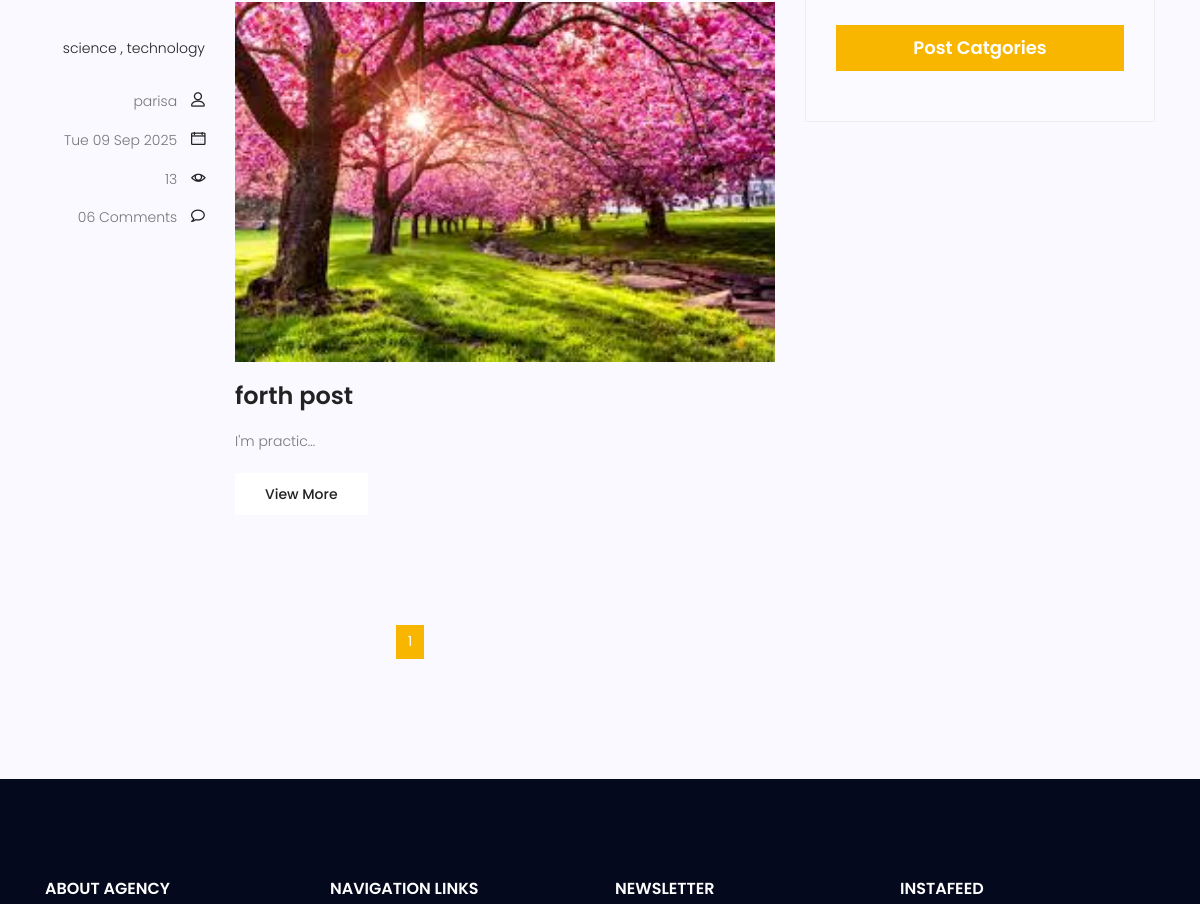
The page /blog/category/science/ (middle part) on the database as committed earlier.
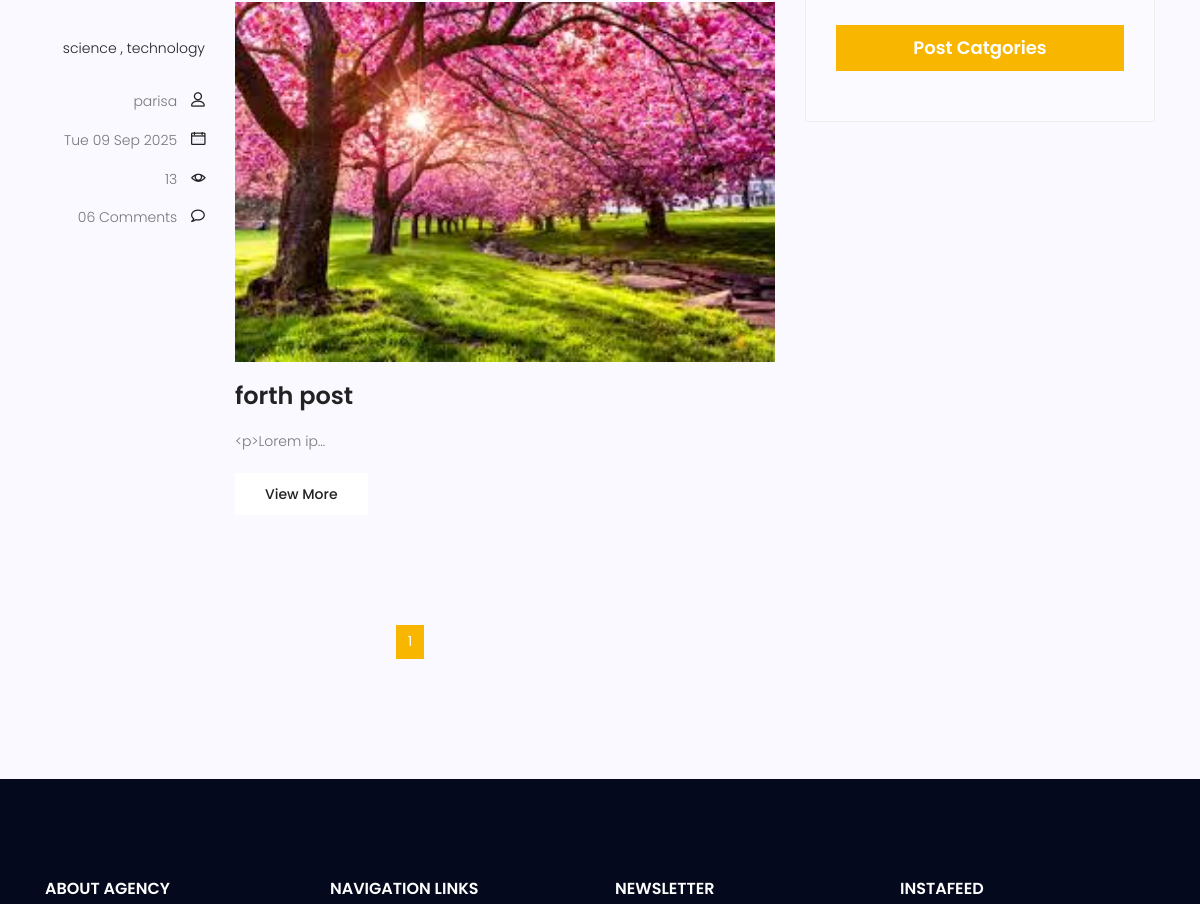
The same page on the database as committed later.
### myblog/models.py (models this page shows, shortened)
class Post(models.Model):
    title = models.CharField(max_length=200)
    content = models.TextField(default='null')
    author = models.ForeignKey(User, on_delete=models.SET_NULL, null=True)
    created = models.DateTimeField(auto_now_add=True)
    updated = models.DateTimeField(auto_now=True)
    published = models.DateTimeField(null=True)
    status = models.BooleanField(default=False)
    counted_view = models.IntegerField(default=0)
    image = models.ImageField(upload_to='myblog/', default='myblog/default.jpg')
    category = models.ManyToManyField(Category,)
    tag = TaggableManager()
    login_require = models.BooleanField(default=False)

### myblog/views.py (the view)
# urls.py: path('', blog_view, name='blog_home'),
def blog_view(request, **kwargs):
   posts = Post.objects.filter(status=1)
   if kwargs.get('cat_name') != None:
        posts = posts.filter(category__name=kwargs['cat_name'])
   if kwargs.get('author_username') != None:
        posts = posts.filter(author__username = kwargs['author_username'])
   if kwargs.get('tag_name') != None:
        posts = posts.filter(tags__name__in=[kwargs['tag_name']])
   posts = Paginator(posts,3)
   try:
      page_number = request.GET.get('page')
      posts = posts.get_page(page_number)
   except PageNotAnInteger:
      posts = posts.get_page(1)
   except EmptyPage:
      posts = posts.get_page(1)
   content = {"posts":posts}
   return render (request, 'myblog/blog-home.html', content)

### myblog/templatetags/blog_tags.py (called while the page is built)
@register.inclusion_tag('myblog/blog-category.html')
def post_categories():
    posts = Post.objects.filter(status=1)
    categories = Category.objects.all()
    cat_dict = {}
    for name in categories:
        cat_dict[name]=posts.filter(category=name).count()
    return {"categoreis":cat_dict}

### templates/myblog/blog-home.html (shortened to what this page needs)
{% extends 'base.html' %}
{% load static %}
{% load blog_tags %}
{% block content %}
<section class="post-content-area">
  <div class="container">
    <div class="row">
      <div class="col-lg-8 posts-list">
        {% for post in posts %}
        <div class="single-post row">
          <div class="col-lg-3 col-md-3 meta-details">
            <ul class="tags">
              {% for cat in post.category.all %}
              <li>
                <a href="{% url 'myblog:category' cat_name=cat.name %}">{{cat.name}} {% if not forloop.last %},{% endif %}</a>
              </li>
              {% endfor %}
            </ul>
            <div class="user-details row">
              <p class="user-name col-lg-12 col-md-12 col-6">
                <a
                  href="{% url 'myblog:author' author_username=post.author.username %}"
                  >{{post.author}}</a
                >
                <span class="lnr lnr-user"></span>
              </p>
              <p class="date col-lg-12 col-md-12 col-6">
                <a href="#">{{ post.published|date:'D d M Y'}}</a>
                <span class="lnr lnr-calendar-full"></span>
              </p>
              <p class="view col-lg-12 col-md-12 col-6">
                <a href="#">{{ post.counted_view }}</a>
                <span class="lnr lnr-eye"></span>
              </p>
              <p class="comments col-lg-12 col-md-12 col-6">
                <a href="#">06 Comments</a>
                <span class="lnr lnr-bubble"></span>
              </p>
            </div>
          </div>
          <div class="col-lg-9 col-md-9">
            <div class="feature-img">
              <img class="img-fluid" src="{{post.image.url}}" alt="" />
            </div>
            <a
              class="posts-title"
              href="{% url 'myblog:blog_single' pid=post.id %}"
              ><h3>{{ post.title }}</h3></a
            >
            <p class="excert">{{ post.content|truncatechars:12 }}</p>
            <a
              href="{% url 'myblog:blog_single' pid=post.id %}"
              class="primary-btn"
              >View More</a
            >
          </div>
        </div>
        {% endfor %}
        <nav class="blog-pagination justify-content-center d-flex">
          <ul class="pagination">
             {% for i in posts.paginator.page_range %}
            {% if posts.number == i %}
            <li class="page-item active">
              <a href="?page={{i}}" class="page-link">{{i}}</a>
            </li>
            {% else %}
            <li class="page-item">
              <a href="?page={{i}}" class="page-link">{{i}}</a>
            </li>
            {% endif %} {% endfor %}
          </ul>
        </nav>
      </div>
      <div class="col-lg-4 sidebar-widgets">
        <div class="widget-wrap">
          {% post_categories %}
        </div>
      </div>
    </div>
  </div>
</section>
{% endblock content %}

Rows that differ between the two databases and show on the page:
changed Post "forth post": content "I'm practic…" → "<p>Lorem ip…"
